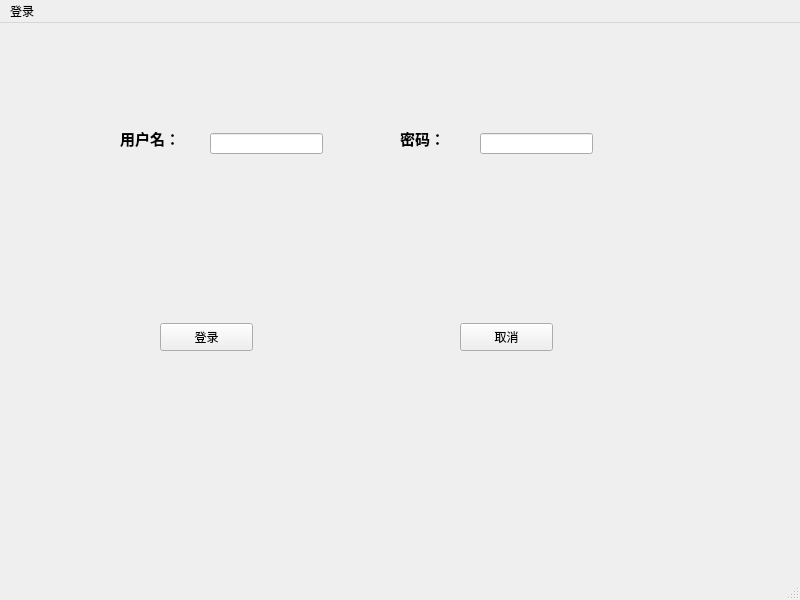
<?xml version="1.0" encoding="UTF-8"?>
<ui version="4.0">
 <class>MainWindow</class>
 <widget class="QMainWindow" name="MainWindow">
  <property name="geometry">
   <rect>
    <x>0</x>
    <y>0</y>
    <width>800</width>
    <height>600</height>
   </rect>
  </property>
  <property name="windowTitle">
   <string>MainWindow</string>
  </property>
  <widget class="QWidget" name="centralwidget">
   <widget class="QLineEdit" name="lineEdit1">
    <property name="geometry">
     <rect>
      <x>210</x>
      <y>110</y>
      <width>113</width>
      <height>21</height>
     </rect>
    </property>
   </widget>
   <widget class="QLineEdit" name="lineEdit">
    <property name="geometry">
     <rect>
      <x>480</x>
      <y>110</y>
      <width>113</width>
      <height>21</height>
     </rect>
    </property>
    <property name="echoMode">
     <enum>QLineEdit::Password</enum>
    </property>
   </widget>
   <widget class="QLabel" name="labelofusername">
    <property name="geometry">
     <rect>
      <x>120</x>
      <y>100</y>
      <width>91</width>
      <height>31</height>
     </rect>
    </property>
    <property name="font">
     <font>
      <family>楷体</family>
      <pointsize>11</pointsize>
      <weight>75</weight>
      <bold>true</bold>
     </font>
    </property>
    <property name="text">
     <string>用户名：</string>
    </property>
   </widget>
   <widget class="QLabel" name="labelofusername_2">
    <property name="geometry">
     <rect>
      <x>400</x>
      <y>100</y>
      <width>91</width>
      <height>31</height>
     </rect>
    </property>
    <property name="font">
     <font>
      <family>楷体</family>
      <pointsize>11</pointsize>
      <weight>75</weight>
      <bold>true</bold>
     </font>
    </property>
    <property name="text">
     <string>密码：</string>
    </property>
   </widget>
   <widget class="QPushButton" name="pushButton">
    <property name="geometry">
     <rect>
      <x>160</x>
      <y>300</y>
      <width>93</width>
      <height>28</height>
     </rect>
    </property>
    <property name="text">
     <string>登录</string>
    </property>
   </widget>
   <widget class="QPushButton" name="pushButton_2">
    <property name="geometry">
     <rect>
      <x>460</x>
      <y>300</y>
      <width>93</width>
      <height>28</height>
     </rect>
    </property>
    <property name="text">
     <string>取消</string>
    </property>
   </widget>
  </widget>
  <widget class="QStatusBar" name="statusbar"/>
  <widget class="QMenuBar" name="menubar">
   <property name="geometry">
    <rect>
     <x>0</x>
     <y>0</y>
     <width>800</width>
     <height>26</height>
    </rect>
   </property>
   <widget class="QMenu" name="menu">
    <property name="title">
     <string>登录</string>
    </property>
   </widget>
   <addaction name="menu"/>
  </widget>
 </widget>
 <resources/>
 <connections/>
</ui>
